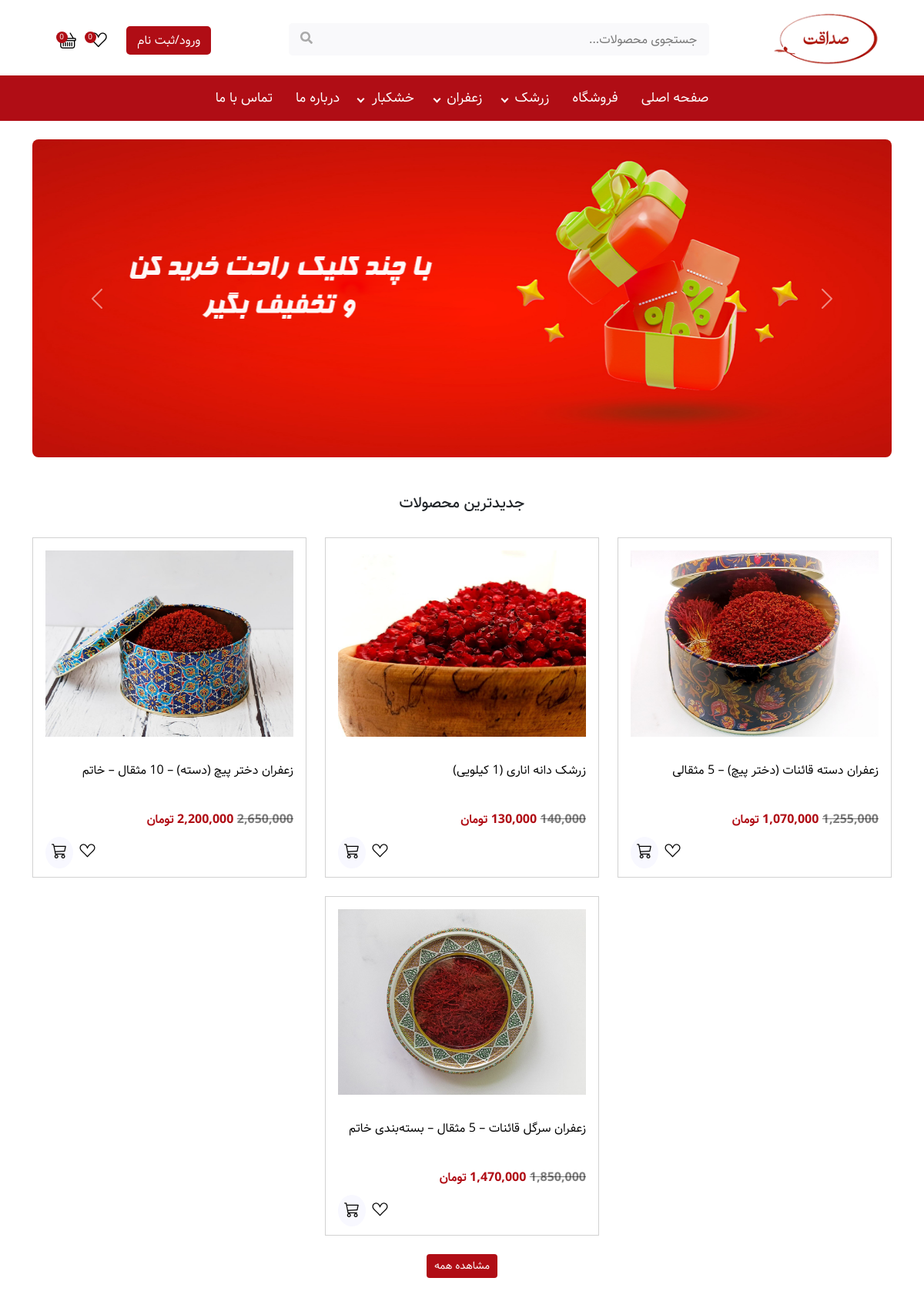
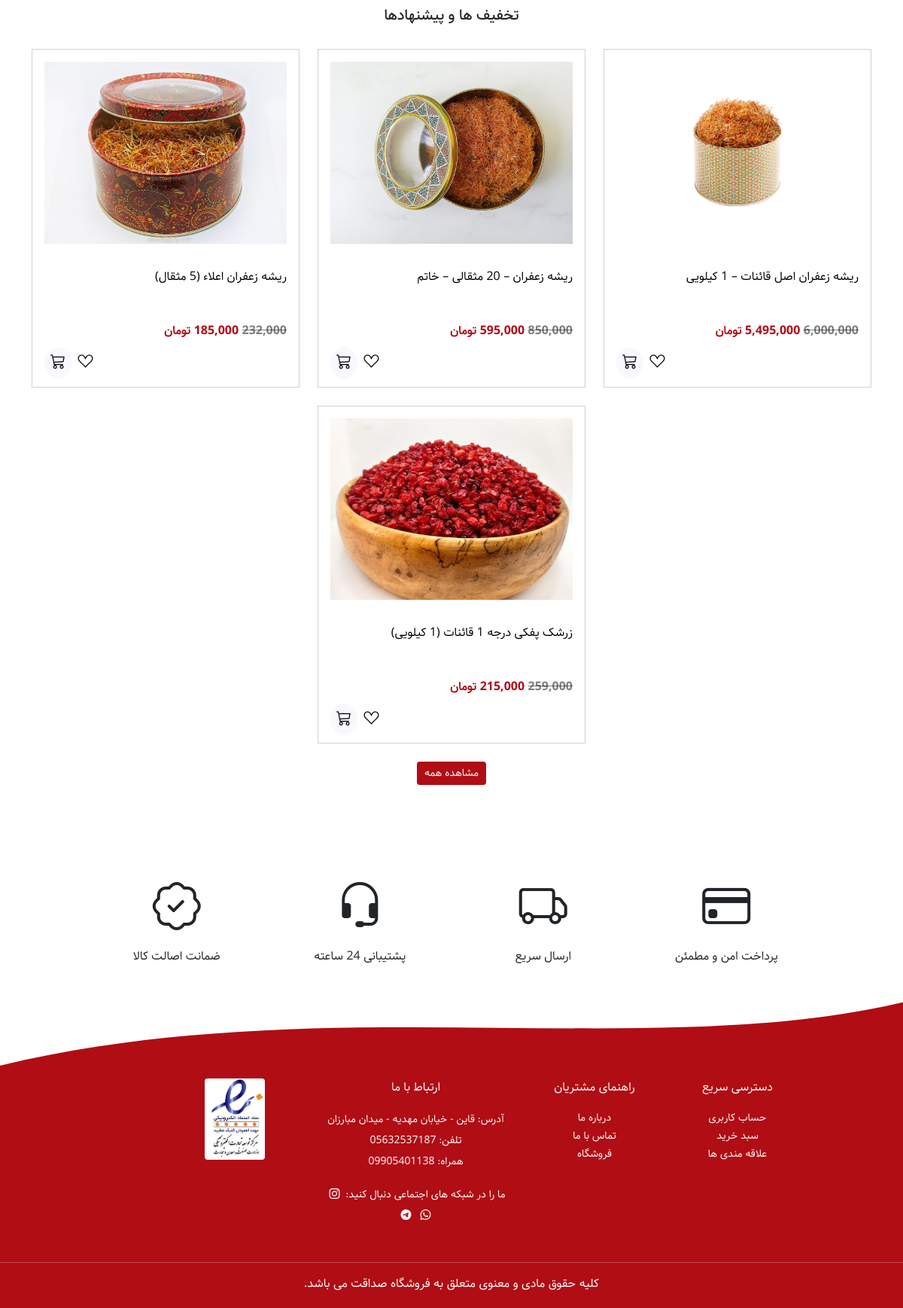
/onlineshop/home.php, run on the app's committed database (2 pictures, top to bottom).
### tables this page shows
CREATE TABLE `category` (
  `c_id` int(10) NOT NULL,
  `c_name` text NOT NULL,
  `a_id` int(10) NOT NULL
);

CREATE TABLE `product` (
  `p_id` int(11) NOT NULL,
  `p_title` varchar(255) NOT NULL,
  `p_price` text NOT NULL,
  `p_discount` text NOT NULL,
  `p_description` text NOT NULL,
  `p_image` text NOT NULL,
  `p_date` timestamp NOT NULL DEFAULT current_timestamp() ON UPDATE current_timestamp(),
  `o_id` int(10) NOT NULL,
  `a_id` int(10) NOT NULL
);

### onlineshop/functions.php (the view, shortened to what this page needs)
<?php
function getCat()
{
        include("./include/db.php");
        $category=mysqli_query($con,"call category()");
        foreach ($category as $cat) {
?>
<li class="menu__item controll" style="margin-left:12px;">
<a href="category.php?categories=<?php echo $cat['c_name'] ?>" class="menu__link arrow_icon">
<?php echo $cat['c_name']; ?> </a>
       </li>
<?php
          }
}
function getNewProducts()
{
        include("./include/db.php");
        $NewProducts=mysqli_query($con,"call NewProducts()");
        foreach ($NewProducts as $new) {
                $pro_id=$new['p_id'];
                ?>
            <div class="col-xxl-3 col-lg-4 col-md-6 g-4">
            <div class="card pro-card rounded-0">
      <a href="product.php?product-id=<?php echo $pro_id ?>"><img src="./upload/posts/<?php echo $new['p_image'] ?>" class="card-img-top p-3" alt="..."></a>
      <div class="card-body">
        <div class="link" style="height:4rem">
        <a href="product.php?product-id=<?php echo $pro_id ?>"><p class="card-title"><?php echo $new['p_title']; ?></p></a>
        </div>
      <div class="mb-3">
        <?php
        if (empty($new['p_discount'])) {
        ?>
        <p class="fw-semibold" style="color:#B00D15"><?php echo $new['p_price']; ?> تومان</p>
        <?php
        }else{
          ?>
          <p class="fw-semibold" style="color:#B00D15"><del class="text-black-50"><?php echo $new['p_price']; ?></del> <?php echo $new['p_discount']; ?> تومان</p>
    <?php
        }
        ?>
        </div>
        <div class="text-end">
        <a href="home.php?add_whishlist=<?php echo $pro_id ?>" class="favorite-btn-card"><i class="bi bi-suit-heart"></i></a>
        <a href="home.php?add_cart=<?php echo $pro_id ?>" class="cart-btn-card"><i class="bi bi-cart3"></i></a>
        </div>
      </div>
    </div>
    </div>
    <?php
          }
}
function getDiscounts(){
        include("./include/db.php");
        $getDiscounts=mysqli_query($con,"call getDiscounts()");
        foreach ($getDiscounts as $get) {
                $pro_id=$get['p_id'];
                ?>
            <div class="col-xxl-3 col-lg-4 col-md-6 g-4">
            <div class="card pro-card rounded-0">
      <a href="product.php?product-id=<?php echo $pro_id ?>"><img src="./upload/posts/<?php echo $get['p_image'] ?>" class="card-img-top p-3" alt="..."></a>
      <div class="card-body">
        <a href="product.php?product-id=<?php echo $pro_id ?>"><p class="card-title" style="height:4rem"><?php echo $get['p_title']; ?></p></a>
        <div class="mb-3">
        <?php
        if (empty($get['p_discount'])) {
        ?>
        <p class="fw-semibold" style="color:#B00D15"><?php echo $get['p_price']; ?> تومان</p>
        <?php
        }else{
          ?>
          <p class="fw-semibold" style="color:#B00D15"><del class="text-black-50"><?php echo $get['p_price']; ?></del> <?php echo $get['p_discount']; ?> تومان</p>
    <?php
        }
        ?>
        </div>
        <div class="text-end">
        <a href="home.php?add_whishlist=<?php echo $pro_id ?>" class="favorite-btn-card"><i class="bi bi-suit-heart"></i></a>
        <a href="home.php?add_cart=<?php echo $pro_id ?>" class="cart-btn-card"><i class="bi bi-cart3"></i></a>
        </div>
      </div>
    </div>
    </div>
    <?php
          }
}
function getIp()
{
        $ip=$_SERVER['REMOTE_ADDR'];
        return $ip;
}
function QtyWhishlist()
	{
                include("./include/db.php");
			if(isset($_COOKIE["ipUser"]))
			{
				$ip= $_COOKIE["ipUser"];
			}else{
				$ip=getIp();
			}
                $QtyWhishlist=mysqli_query($con,"call QtyWhishlist('$ip')");
                ?>
                 <span class="qtywishlist">
                 <?php
                 foreach ($QtyWhishlist as $qty) {
                  echo $qty['total'] ; } ?>
                </span>
<?php
}
function QtyCart()
	{
                include("./include/db.php");
			if(isset($_COOKIE["ipUser"]))
			{
				$ip= $_COOKIE["ipUser"];
			}else{
				$ip=getIp();
			}
                $QtyCart=mysqli_query($con,"call QtyCart('$ip')");
                ?>
                 <span class="qtycart">
                 <?php
                 foreach ($QtyCart as $qty) {
                        if ($qty['total']==NULL) {
                                ?>
                                <div>0</div>
                                <?php
                        }
                        else {
                                echo $qty['total'] ;
                        }
                }
                ?>
                </span>
<?php
}
        ?>

### data on the page
category: c_name "زرشک"
category: c_name "زعفران"
category: c_name "خشکبار"
product: p_image (picture), p_title "زعفران دسته قائنات (دختر پیچ) – 5 مثقالی", p_price "1,255,000", p_discount "1,070,000"
product: p_image (picture), p_title "زرشک دانه اناری (1 کیلویی)", p_price "140,000"
product: p_image (picture), p_title "زعفران دختر پیچ (دسته) – 10 مثقال – خاتم", p_price "2,650,000", p_discount "2,200,000"
product: p_image (picture), p_title "زعفران سرگل قائنات – 5 مثقال – بسته‌بندی خاتم", p_price "1,850,000", p_discount "1,470,000"
product: p_image (picture), p_title "ریشه زعفران اصل قائنات – 1 کیلویی", p_price "6,000,000", p_discount "5,495,000"
product: p_image (picture), p_title "ریشه زعفران – 20 مثقالی – خاتم", p_price "850,000"
product: p_image (picture), p_title "ریشه زعفران اعلاء (5 مثقال)", p_price "232,000"
product: p_image (picture), p_title "زرشک پفکی درجه 1 قائنات (1 کیلویی)", p_price "259,000"

### other printed values
$qty['total'] "0"
